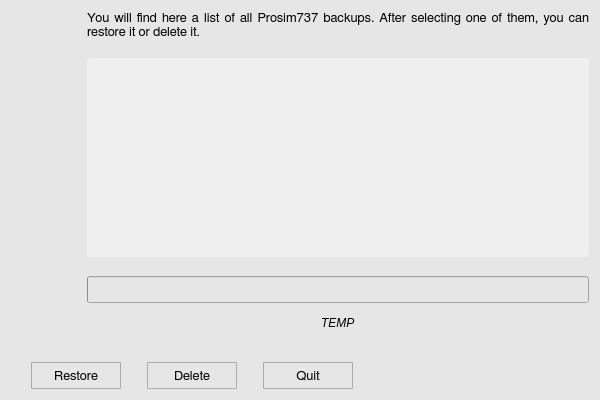
<?xml version="1.0" encoding="UTF-8"?>
<ui version="4.0">
 <class>restoreWindow</class>
 <widget class="QWidget" name="restoreWindow">
  <property name="geometry">
   <rect>
    <x>0</x>
    <y>0</y>
    <width>600</width>
    <height>400</height>
   </rect>
  </property>
  <property name="minimumSize">
   <size>
    <width>600</width>
    <height>400</height>
   </size>
  </property>
  <property name="maximumSize">
   <size>
    <width>600</width>
    <height>16777215</height>
   </size>
  </property>
  <property name="font">
   <font>
    <family>FreeSans</family>
    <pointsize>10</pointsize>
    <weight>50</weight>
    <bold>false</bold>
    <stylestrategy>PreferAntialias</stylestrategy>
    <kerning>true</kerning>
   </font>
  </property>
  <property name="windowTitle">
   <string>Restore Prosim737 backup</string>
  </property>
  <property name="windowIcon">
   <iconset>
    <normaloff>icons/info_popup_icon.svg</normaloff>icons/info_popup_icon.svg</iconset>
  </property>
  <property name="styleSheet">
   <string notr="true">QWidget {
	background-color: rgb(230,230,230);
}

QScrollBar:vertical {
  border: 1px solid white;
  background-color: rgb(240, 240, 240);
  width: 20px;
  margin: 21px 0px 21px 0px;
}

QScrollBar:horizontal {
  border: 1px solid white;
  background-color: rgb(240, 240, 240);
  height: 20px;
  margin: 0px 21px 0px 21px;
}

QScrollBar::handle:vertical {
  background-color: rgb(205, 205, 205);
  min-height: 25px;
}

QScrollBar:handle:vertical:hover {
  background-color: rgb(167, 167, 167);
}

QScrollBar::handle:horizontal {
  background-color: rgb(205, 205, 205);
  min-width: 25px;
}

QScrollBar:handle:horizontal:hover {
  background-color: rgb(167, 167, 167);
}

QScrollBar::add-line:vertical {
  border-top: 1px solid rgb(240,240,240);
  border-left: 1px solid white;
  border-right: 1px solid white;
  border-bottom: 1px solid white;
  background-color: rgb(240, 240, 240);
  height: 20px;
  subcontrol-position: bottom;
  subcontrol-origin: margin;
}

QScrollBar::add-line:vertical:hover {
  background-color: rgb(219, 219, 219);
}

QScrollBar::sub-line:vertical {
  border-top: 1px solid white;
  border-left: 1px solid white;
  border-right: 1px solid white;
  border-bottom: 1px solid rgb(240,240,240);
  background-color: rgb(240, 240, 240);
  height: 20px;
  subcontrol-position: top;
  subcontrol-origin: margin;
}

QScrollBar::sub-line:vertical:hover {
  background-color: rgb(219, 219, 219);
}

QScrollBar::up-arrow:vertical {
  image: url(icons/up_arrow_icon.svg); 
  width: 16px;
  height: 16px;
}

QScrollBar::up-arrow:vertical:pressed {
  right: -1px;
  bottom: -1px;
}

QScrollBar::down-arrow:vertical {
  image: url(icons/down_arrow_icon.svg); 
  width: 16px;
  height: 16px;
}

QScrollBar::down-arrow:vertical:pressed {
  right: -1px;
  bottom: -1px;
}

QScrollBar::add-line:horizontal {
  border-top: 1px solid white;
  border-left: 1px solid rgb(240,240,240);
  border-right: 1px solid white;
  border-bottom: 1px solid white;
  background-color: rgb(240, 240, 240);
  width: 20px;
  subcontrol-position: right;
  subcontrol-origin: margin;
}

QScrollBar::add-line:horizontal:hover {
  background-color: rgb(219, 219, 219);
}

QScrollBar::sub-line:horizontal {
  border-top: 1px solid white;
  border-left: 1px solid white;
  border-right: 1px solid rgb(240,240,240);
  border-bottom: 1px solid white;
  background-color: rgb(240, 240, 240);
  width: 20px;
  subcontrol-position: left;
  subcontrol-origin: margin;
}

QScrollBar::sub-line:horizontal:hover {
  background-color: rgb(219, 219, 219);
}

QScrollBar::left-arrow:horizontal {
  image: url(icons/left_arrow_icon.svg); 
  width: 16px;
  height: 16px;
}

QScrollBar::left-arrow:horizontal:pressed {
  right: -1px;
  bottom: -1px;
}

QScrollBar::right-arrow:horizontal {
  image: url(icons/right_arrow_icon.svg); 
  width: 16px;
  height: 16px;
}

QScrollBar::right-arrow:horizontal:pressed {
  right: -1px;
  bottom: -1px;
}</string>
  </property>
  <layout class="QGridLayout" name="gridLayout">
   <item row="0" column="0">
    <layout class="QVBoxLayout" name="verticalLayout_3">
     <item>
      <layout class="QHBoxLayout" name="horizontalLayout_3">
       <item>
        <layout class="QVBoxLayout" name="verticalLayout">
         <item>
          <widget class="QLabel" name="dw_label_2">
           <property name="minimumSize">
            <size>
             <width>50</width>
             <height>50</height>
            </size>
           </property>
           <property name="maximumSize">
            <size>
             <width>50</width>
             <height>50</height>
            </size>
           </property>
           <property name="text">
            <string/>
           </property>
           <property name="pixmap">
            <pixmap>icons/info_popup_icon.svg</pixmap>
           </property>
           <property name="scaledContents">
            <bool>true</bool>
           </property>
          </widget>
         </item>
         <item>
          <spacer name="verticalSpacer">
           <property name="orientation">
            <enum>Qt::Vertical</enum>
           </property>
           <property name="sizeHint" stdset="0">
            <size>
             <width>20</width>
             <height>40</height>
            </size>
           </property>
          </spacer>
         </item>
        </layout>
       </item>
       <item>
        <spacer name="horizontalSpacer">
         <property name="orientation">
          <enum>Qt::Horizontal</enum>
         </property>
         <property name="sizeType">
          <enum>QSizePolicy::Fixed</enum>
         </property>
         <property name="sizeHint" stdset="0">
          <size>
           <width>20</width>
           <height>20</height>
          </size>
         </property>
        </spacer>
       </item>
       <item>
        <layout class="QVBoxLayout" name="verticalLayout_2">
         <item>
          <widget class="QLabel" name="dw_label_1">
           <property name="minimumSize">
            <size>
             <width>0</width>
             <height>0</height>
            </size>
           </property>
           <property name="maximumSize">
            <size>
             <width>16777215</width>
             <height>16777215</height>
            </size>
           </property>
           <property name="font">
            <font>
             <family>FreeSans</family>
             <pointsize>10</pointsize>
             <weight>50</weight>
             <bold>false</bold>
             <stylestrategy>PreferAntialias</stylestrategy>
             <kerning>true</kerning>
            </font>
           </property>
           <property name="frameShape">
            <enum>QFrame::NoFrame</enum>
           </property>
           <property name="frameShadow">
            <enum>QFrame::Plain</enum>
           </property>
           <property name="lineWidth">
            <number>0</number>
           </property>
           <property name="midLineWidth">
            <number>0</number>
           </property>
           <property name="text">
            <string>&lt;html&gt;&lt;head/&gt;&lt;body&gt;&lt;p&gt;You will find here a list of all Prosim737 backups. After selecting one of them, you can restore it or delete it.&lt;/p&gt;&lt;/body&gt;&lt;/html&gt;</string>
           </property>
           <property name="textFormat">
            <enum>Qt::AutoText</enum>
           </property>
           <property name="alignment">
            <set>Qt::AlignJustify|Qt::AlignTop</set>
           </property>
           <property name="wordWrap">
            <bool>true</bool>
           </property>
          </widget>
         </item>
         <item>
          <spacer name="verticalSpacer_4">
           <property name="orientation">
            <enum>Qt::Vertical</enum>
           </property>
           <property name="sizeType">
            <enum>QSizePolicy::Fixed</enum>
           </property>
           <property name="sizeHint" stdset="0">
            <size>
             <width>20</width>
             <height>13</height>
            </size>
           </property>
          </spacer>
         </item>
         <item>
          <widget class="QListWidget" name="listWidget">
           <property name="styleSheet">
            <string notr="true">QListWidget {
	border-radius: 3px;
	padding: 1px 4px 1px 4px;
	background-color:  rgb(240, 240, 240);
	color: black;
}

QListView::item:selected {
	border: 1px solid rgb(240,240,240);
	border-radius: 3px;
}

QListView::item:selected:!active {
	background: qlineargradient(x1: 0, y1: 0, x2: 0, y2: 1, stop: 0 #e5e5e5, stop: 1 #b2b2b2);
}

QListView::item:selected:active {
	background: qlineargradient(x1: 0, y1: 0, x2: 0, y2: 1, stop: 0 #e5e5e5, stop: 1 #b2b2b2);
	color: black;
}

QListView::item:hover {
	background: qlineargradient(x1: 0, y1: 0, x2: 0, y2: 1, stop: 0 #F0F0F0, stop: 1 #dddddd);
	border: 1px solid rgb(240,240,240);
	border-radius: 3px;
}

QScrollBar:vertical {
  border: 1px solid white;
  background-color: rgb(240, 240, 240);
  width: 20px;
  margin: 21px 0px 21px 0px;
}

QScrollBar:horizontal {
  border: 1px solid white;
  background-color: rgb(240, 240, 240);
  height: 20px;
  margin: 0px 21px 0px 21px;
}

QScrollBar::handle:vertical {
  background-color: rgb(205, 205, 205);
  min-height: 25px;
}

QScrollBar:handle:vertical:hover {
  background-color: rgb(167, 167, 167);
}

QScrollBar::handle:horizontal {
  background-color: rgb(205, 205, 205);
  min-width: 25px;
}

QScrollBar:handle:horizontal:hover {
  background-color: rgb(167, 167, 167);
}

QScrollBar::add-line:vertical {
  border-top: 1px solid rgb(240,240,240);
  border-left: 1px solid white;
  border-right: 1px solid white;
  border-bottom: 1px solid white;
  background-color: rgb(240, 240, 240);
  height: 20px;
  subcontrol-position: bottom;
  subcontrol-origin: margin;
}

QScrollBar::add-line:vertical:hover {
  background-color: rgb(219, 219, 219);
}

QScrollBar::sub-line:vertical {
  border-top: 1px solid white;
  border-left: 1px solid white;
  border-right: 1px solid white;
  border-bottom: 1px solid rgb(240,240,240);
  background-color: rgb(240, 240, 240);
  height: 20px;
  subcontrol-position: top;
  subcontrol-origin: margin;
}

QScrollBar::sub-line:vertical:hover {
  background-color: rgb(219, 219, 219);
}

QScrollBar::up-arrow:vertical {
  image: url(icons/up_arrow_icon.svg); 
  width: 16px;
  height: 16px;
}

QScrollBar::up-arrow:vertical:pressed {
  right: -1px;
  bottom: -1px;
}

QScrollBar::down-arrow:vertical {
  image: url(icons/down_arrow_icon.svg); 
  width: 16px;
  height: 16px;
}

QScrollBar::down-arrow:vertical:pressed {
  right: -1px;
  bottom: -1px;
}

QScrollBar::add-line:horizontal {
  border-top: 1px solid white;
  border-left: 1px solid rgb(240,240,240);
  border-right: 1px solid white;
  border-bottom: 1px solid white;
  background-color: rgb(240, 240, 240);
  width: 20px;
  subcontrol-position: right;
  subcontrol-origin: margin;
}

QScrollBar::add-line:horizontal:hover {
  background-color: rgb(219, 219, 219);
}

QScrollBar::sub-line:horizontal {
  border-top: 1px solid white;
  border-left: 1px solid white;
  border-right: 1px solid rgb(240,240,240);
  border-bottom: 1px solid white;
  background-color: rgb(240, 240, 240);
  width: 20px;
  subcontrol-position: left;
  subcontrol-origin: margin;
}

QScrollBar::sub-line:horizontal:hover {
  background-color: rgb(219, 219, 219);
}

QScrollBar::left-arrow:horizontal {
  image: url(icons/left_arrow_icon.svg); 
  width: 16px;
  height: 16px;
}

QScrollBar::left-arrow:horizontal:pressed {
  right: -1px;
  bottom: -1px;
}

QScrollBar::right-arrow:horizontal {
  image: url(icons/right_arrow_icon.svg); 
  width: 16px;
  height: 16px;
}

QScrollBar::right-arrow:horizontal:pressed {
  right: -1px;
  bottom: -1px;
}</string>
           </property>
          </widget>
         </item>
         <item>
          <spacer name="verticalSpacer_3">
           <property name="orientation">
            <enum>Qt::Vertical</enum>
           </property>
           <property name="sizeType">
            <enum>QSizePolicy::Fixed</enum>
           </property>
           <property name="sizeHint" stdset="0">
            <size>
             <width>20</width>
             <height>13</height>
            </size>
           </property>
          </spacer>
         </item>
         <item>
          <widget class="QProgressBar" name="progressBar">
           <property name="minimumSize">
            <size>
             <width>0</width>
             <height>27</height>
            </size>
           </property>
           <property name="maximumSize">
            <size>
             <width>16777215</width>
             <height>27</height>
            </size>
           </property>
           <property name="font">
            <font>
             <family>FreeSans</family>
             <pointsize>10</pointsize>
             <weight>50</weight>
             <bold>false</bold>
             <kerning>true</kerning>
            </font>
           </property>
           <property name="value">
            <number>0</number>
           </property>
           <property name="textVisible">
            <bool>false</bool>
           </property>
          </widget>
         </item>
         <item>
          <layout class="QHBoxLayout" name="horizontalLayout_2">
           <item>
            <spacer name="horizontalSpacer_2">
             <property name="orientation">
              <enum>Qt::Horizontal</enum>
             </property>
             <property name="sizeHint" stdset="0">
              <size>
               <width>40</width>
               <height>20</height>
              </size>
             </property>
            </spacer>
           </item>
           <item>
            <widget class="QLabel" name="label">
             <property name="minimumSize">
              <size>
               <width>0</width>
               <height>27</height>
              </size>
             </property>
             <property name="maximumSize">
              <size>
               <width>16777215</width>
               <height>27</height>
              </size>
             </property>
             <property name="font">
              <font>
               <italic>true</italic>
              </font>
             </property>
             <property name="text">
              <string>TEMP</string>
             </property>
            </widget>
           </item>
           <item>
            <spacer name="horizontalSpacer_6">
             <property name="orientation">
              <enum>Qt::Horizontal</enum>
             </property>
             <property name="sizeHint" stdset="0">
              <size>
               <width>40</width>
               <height>20</height>
              </size>
             </property>
            </spacer>
           </item>
          </layout>
         </item>
        </layout>
       </item>
      </layout>
     </item>
     <item>
      <spacer name="verticalSpacer_2">
       <property name="orientation">
        <enum>Qt::Vertical</enum>
       </property>
       <property name="sizeType">
        <enum>QSizePolicy::Fixed</enum>
       </property>
       <property name="sizeHint" stdset="0">
        <size>
         <width>20</width>
         <height>20</height>
        </size>
       </property>
      </spacer>
     </item>
     <item>
      <layout class="QHBoxLayout" name="horizontalLayout">
       <item>
        <spacer name="horizontalSpacer_3">
         <property name="orientation">
          <enum>Qt::Horizontal</enum>
         </property>
         <property name="sizeType">
          <enum>QSizePolicy::Fixed</enum>
         </property>
         <property name="sizeHint" stdset="0">
          <size>
           <width>20</width>
           <height>20</height>
          </size>
         </property>
        </spacer>
       </item>
       <item>
        <widget class="QToolButton" name="rw_restoreButton">
         <property name="minimumSize">
          <size>
           <width>90</width>
           <height>27</height>
          </size>
         </property>
         <property name="maximumSize">
          <size>
           <width>90</width>
           <height>27</height>
          </size>
         </property>
         <property name="font">
          <font>
           <family>FreeSans</family>
           <pointsize>10</pointsize>
           <weight>50</weight>
           <bold>false</bold>
           <stylestrategy>PreferDefault</stylestrategy>
           <kerning>true</kerning>
          </font>
         </property>
         <property name="styleSheet">
          <string notr="true">QToolButton {
	border: 1px solid #acacac;
	border-radius: 1px;
	background-color: qlineargradient(x1:0, y1:0, x2:0, y2:1,
									stop:0 #f0f0f0, stop:1 #e5e5e5);
}

QToolButton:hover {
	border: 1px solid #7eb4ea;
	border-radius: 1px;
	background-color: qlineargradient(x1:0, y1:0, x2:0, y2:1,
									stop:0 #ecf4fc, stop:1 #dcecfc);
}

QToolButton:pressed {
	border: 1px solid #579de5;
	border-radius: 1px;
	background-color: qlineargradient(x1:0, y1:0, x2:0, y2:1,
									stop:0 #daecfc, stop:1 #c4e0fc);
}</string>
         </property>
         <property name="text">
          <string>Restore</string>
         </property>
        </widget>
       </item>
       <item>
        <spacer name="horizontalSpacer_5">
         <property name="orientation">
          <enum>Qt::Horizontal</enum>
         </property>
         <property name="sizeType">
          <enum>QSizePolicy::Fixed</enum>
         </property>
         <property name="sizeHint" stdset="0">
          <size>
           <width>20</width>
           <height>20</height>
          </size>
         </property>
        </spacer>
       </item>
       <item>
        <widget class="QToolButton" name="rw_deleteButton">
         <property name="minimumSize">
          <size>
           <width>90</width>
           <height>27</height>
          </size>
         </property>
         <property name="maximumSize">
          <size>
           <width>90</width>
           <height>27</height>
          </size>
         </property>
         <property name="font">
          <font>
           <family>FreeSans</family>
           <pointsize>10</pointsize>
           <weight>50</weight>
           <bold>false</bold>
           <stylestrategy>PreferDefault</stylestrategy>
           <kerning>true</kerning>
          </font>
         </property>
         <property name="styleSheet">
          <string notr="true">QToolButton {
	border: 1px solid #acacac;
	border-radius: 1px;
	background-color: qlineargradient(x1:0, y1:0, x2:0, y2:1,
									stop:0 #f0f0f0, stop:1 #e5e5e5);
}

QToolButton:hover {
	border: 1px solid #7eb4ea;
	border-radius: 1px;
	background-color: qlineargradient(x1:0, y1:0, x2:0, y2:1,
									stop:0 #ecf4fc, stop:1 #dcecfc);
}

QToolButton:pressed {
	border: 1px solid #579de5;
	border-radius: 1px;
	background-color: qlineargradient(x1:0, y1:0, x2:0, y2:1,
									stop:0 #daecfc, stop:1 #c4e0fc);
}</string>
         </property>
         <property name="text">
          <string>Delete</string>
         </property>
        </widget>
       </item>
       <item>
        <spacer name="horizontalSpacer_7">
         <property name="orientation">
          <enum>Qt::Horizontal</enum>
         </property>
         <property name="sizeType">
          <enum>QSizePolicy::Fixed</enum>
         </property>
         <property name="sizeHint" stdset="0">
          <size>
           <width>20</width>
           <height>20</height>
          </size>
         </property>
        </spacer>
       </item>
       <item>
        <widget class="QToolButton" name="rw_cancelButton">
         <property name="minimumSize">
          <size>
           <width>90</width>
           <height>27</height>
          </size>
         </property>
         <property name="maximumSize">
          <size>
           <width>90</width>
           <height>27</height>
          </size>
         </property>
         <property name="font">
          <font>
           <family>FreeSans</family>
           <pointsize>10</pointsize>
           <weight>50</weight>
           <bold>false</bold>
           <stylestrategy>PreferDefault</stylestrategy>
           <kerning>true</kerning>
          </font>
         </property>
         <property name="styleSheet">
          <string notr="true">QToolButton {
	border: 1px solid #acacac;
	border-radius: 1px;
	background-color: qlineargradient(x1:0, y1:0, x2:0, y2:1,
									stop:0 #f0f0f0, stop:1 #e5e5e5);
}

QToolButton:hover {
	border: 1px solid #7eb4ea;
	border-radius: 1px;
	background-color: qlineargradient(x1:0, y1:0, x2:0, y2:1,
									stop:0 #ecf4fc, stop:1 #dcecfc);
}

QToolButton:pressed {
	border: 1px solid #579de5;
	border-radius: 1px;
	background-color: qlineargradient(x1:0, y1:0, x2:0, y2:1,
									stop:0 #daecfc, stop:1 #c4e0fc);
}</string>
         </property>
         <property name="text">
          <string>Quit</string>
         </property>
        </widget>
       </item>
       <item>
        <spacer name="horizontalSpacer_4">
         <property name="orientation">
          <enum>Qt::Horizontal</enum>
         </property>
         <property name="sizeHint" stdset="0">
          <size>
           <width>40</width>
           <height>20</height>
          </size>
         </property>
        </spacer>
       </item>
      </layout>
     </item>
    </layout>
   </item>
  </layout>
 </widget>
 <resources/>
 <connections/>
</ui>
